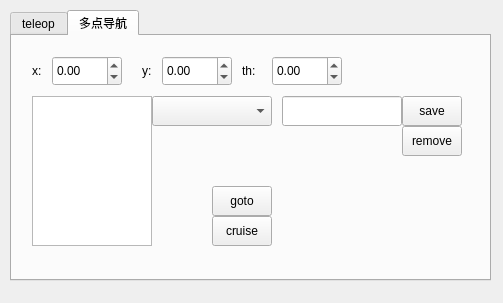
<?xml version="1.0" encoding="UTF-8"?>
<ui version="4.0">
 <class>Form</class>
 <widget class="QWidget" name="Form">
  <property name="geometry">
   <rect>
    <x>0</x>
    <y>0</y>
    <width>503</width>
    <height>303</height>
   </rect>
  </property>
  <property name="windowTitle">
   <string>Form</string>
  </property>
  <widget class="QTabWidget" name="tabWidget">
   <property name="geometry">
    <rect>
     <x>10</x>
     <y>10</y>
     <width>481</width>
     <height>271</height>
    </rect>
   </property>
   <property name="currentIndex">
    <number>1</number>
   </property>
   <widget class="QWidget" name="tab">
    <attribute name="title">
     <string>teleop</string>
    </attribute>
    <widget class="QPushButton" name="vxplus">
     <property name="geometry">
      <rect>
       <x>210</x>
       <y>100</y>
       <width>60</width>
       <height>60</height>
      </rect>
     </property>
     <property name="text">
      <string>前进</string>
     </property>
    </widget>
    <widget class="QPushButton" name="vxneg">
     <property name="geometry">
      <rect>
       <x>210</x>
       <y>170</y>
       <width>60</width>
       <height>60</height>
      </rect>
     </property>
     <property name="text">
      <string>后退</string>
     </property>
    </widget>
    <widget class="QPushButton" name="vthneg">
     <property name="geometry">
      <rect>
       <x>280</x>
       <y>100</y>
       <width>60</width>
       <height>60</height>
      </rect>
     </property>
     <property name="text">
      <string>右旋</string>
     </property>
    </widget>
    <widget class="QPushButton" name="vyplus">
     <property name="geometry">
      <rect>
       <x>140</x>
       <y>170</y>
       <width>60</width>
       <height>60</height>
      </rect>
     </property>
     <property name="text">
      <string>左移</string>
     </property>
    </widget>
    <widget class="QPushButton" name="vyneg">
     <property name="geometry">
      <rect>
       <x>280</x>
       <y>170</y>
       <width>60</width>
       <height>60</height>
      </rect>
     </property>
     <property name="text">
      <string>右移</string>
     </property>
    </widget>
    <widget class="QPushButton" name="vthplus">
     <property name="geometry">
      <rect>
       <x>140</x>
       <y>100</y>
       <width>60</width>
       <height>60</height>
      </rect>
     </property>
     <property name="text">
      <string>左旋</string>
     </property>
    </widget>
    <widget class="QDoubleSpinBox" name="vxvalue">
     <property name="geometry">
      <rect>
       <x>40</x>
       <y>20</y>
       <width>80</width>
       <height>30</height>
      </rect>
     </property>
     <property name="prefix">
      <string/>
     </property>
     <property name="suffix">
      <string/>
     </property>
     <property name="decimals">
      <number>1</number>
     </property>
     <property name="maximum">
      <double>4.000000000000000</double>
     </property>
     <property name="singleStep">
      <double>0.100000000000000</double>
     </property>
     <property name="value">
      <double>0.200000000000000</double>
     </property>
    </widget>
    <widget class="QLabel" name="label">
     <property name="geometry">
      <rect>
       <x>10</x>
       <y>20</y>
       <width>30</width>
       <height>30</height>
      </rect>
     </property>
     <property name="text">
      <string>vx:</string>
     </property>
    </widget>
    <widget class="QDoubleSpinBox" name="vyvalue">
     <property name="geometry">
      <rect>
       <x>160</x>
       <y>20</y>
       <width>80</width>
       <height>30</height>
      </rect>
     </property>
     <property name="prefix">
      <string/>
     </property>
     <property name="suffix">
      <string/>
     </property>
     <property name="decimals">
      <number>1</number>
     </property>
     <property name="maximum">
      <double>4.000000000000000</double>
     </property>
     <property name="singleStep">
      <double>0.100000000000000</double>
     </property>
     <property name="value">
      <double>0.200000000000000</double>
     </property>
    </widget>
    <widget class="QLabel" name="label_2">
     <property name="geometry">
      <rect>
       <x>130</x>
       <y>20</y>
       <width>30</width>
       <height>30</height>
      </rect>
     </property>
     <property name="text">
      <string>vy:</string>
     </property>
    </widget>
    <widget class="QDoubleSpinBox" name="vthvalue">
     <property name="geometry">
      <rect>
       <x>280</x>
       <y>20</y>
       <width>80</width>
       <height>30</height>
      </rect>
     </property>
     <property name="prefix">
      <string/>
     </property>
     <property name="suffix">
      <string/>
     </property>
     <property name="decimals">
      <number>1</number>
     </property>
     <property name="maximum">
      <double>4.000000000000000</double>
     </property>
     <property name="singleStep">
      <double>0.100000000000000</double>
     </property>
     <property name="value">
      <double>0.400000000000000</double>
     </property>
    </widget>
    <widget class="QLabel" name="label_3">
     <property name="geometry">
      <rect>
       <x>250</x>
       <y>20</y>
       <width>30</width>
       <height>30</height>
      </rect>
     </property>
     <property name="text">
      <string>vth:</string>
     </property>
    </widget>
    <widget class="QLabel" name="label_4">
     <property name="geometry">
      <rect>
       <x>90</x>
       <y>60</y>
       <width>90</width>
       <height>30</height>
      </rect>
     </property>
     <property name="text">
      <string>teleop topic:</string>
     </property>
    </widget>
    <widget class="QCheckBox" name="enable">
     <property name="geometry">
      <rect>
       <x>380</x>
       <y>20</y>
       <width>60</width>
       <height>30</height>
      </rect>
     </property>
     <property name="text">
      <string>使能</string>
     </property>
    </widget>
    <widget class="QLineEdit" name="topic">
     <property name="geometry">
      <rect>
       <x>190</x>
       <y>60</y>
       <width>120</width>
       <height>30</height>
      </rect>
     </property>
     <property name="text">
      <string>/cmd_vel</string>
     </property>
    </widget>
   </widget>
   <widget class="QWidget" name="tab_2">
    <attribute name="title">
     <string>多点导航</string>
    </attribute>
    <widget class="QLabel" name="label_5">
     <property name="geometry">
      <rect>
       <x>20</x>
       <y>20</y>
       <width>15</width>
       <height>30</height>
      </rect>
     </property>
     <property name="text">
      <string>x:</string>
     </property>
    </widget>
    <widget class="QDoubleSpinBox" name="posex">
     <property name="geometry">
      <rect>
       <x>40</x>
       <y>20</y>
       <width>70</width>
       <height>30</height>
      </rect>
     </property>
     <property name="minimum">
      <double>-1000.000000000000000</double>
     </property>
     <property name="maximum">
      <double>1000.000000000000000</double>
     </property>
     <property name="singleStep">
      <double>1.000000000000000</double>
     </property>
    </widget>
    <widget class="QLabel" name="label_6">
     <property name="geometry">
      <rect>
       <x>130</x>
       <y>20</y>
       <width>15</width>
       <height>30</height>
      </rect>
     </property>
     <property name="text">
      <string>y:</string>
     </property>
    </widget>
    <widget class="QDoubleSpinBox" name="posey">
     <property name="geometry">
      <rect>
       <x>150</x>
       <y>20</y>
       <width>70</width>
       <height>30</height>
      </rect>
     </property>
     <property name="minimum">
      <double>-1000.000000000000000</double>
     </property>
     <property name="maximum">
      <double>1000.000000000000000</double>
     </property>
    </widget>
    <widget class="QLabel" name="label_7">
     <property name="geometry">
      <rect>
       <x>230</x>
       <y>20</y>
       <width>30</width>
       <height>30</height>
      </rect>
     </property>
     <property name="text">
      <string>th:</string>
     </property>
    </widget>
    <widget class="QDoubleSpinBox" name="poseth">
     <property name="geometry">
      <rect>
       <x>260</x>
       <y>20</y>
       <width>70</width>
       <height>30</height>
      </rect>
     </property>
     <property name="minimum">
      <double>-1000.000000000000000</double>
     </property>
     <property name="maximum">
      <double>1000.000000000000000</double>
     </property>
    </widget>
    <widget class="QListView" name="goal_list1">
     <property name="geometry">
      <rect>
       <x>20</x>
       <y>60</y>
       <width>120</width>
       <height>150</height>
      </rect>
     </property>
    </widget>
    <widget class="QComboBox" name="goal_list">
     <property name="geometry">
      <rect>
       <x>140</x>
       <y>60</y>
       <width>120</width>
       <height>30</height>
      </rect>
     </property>
    </widget>
    <widget class="QLineEdit" name="goalname">
     <property name="geometry">
      <rect>
       <x>270</x>
       <y>60</y>
       <width>120</width>
       <height>30</height>
      </rect>
     </property>
    </widget>
    <widget class="QPushButton" name="save">
     <property name="geometry">
      <rect>
       <x>390</x>
       <y>60</y>
       <width>60</width>
       <height>30</height>
      </rect>
     </property>
     <property name="text">
      <string>save</string>
     </property>
    </widget>
    <widget class="QPushButton" name="remove">
     <property name="geometry">
      <rect>
       <x>390</x>
       <y>90</y>
       <width>60</width>
       <height>30</height>
      </rect>
     </property>
     <property name="text">
      <string>remove</string>
     </property>
    </widget>
    <widget class="QPushButton" name="goto_2">
     <property name="geometry">
      <rect>
       <x>200</x>
       <y>150</y>
       <width>60</width>
       <height>30</height>
      </rect>
     </property>
     <property name="text">
      <string>goto</string>
     </property>
    </widget>
    <widget class="QPushButton" name="cruise">
     <property name="geometry">
      <rect>
       <x>200</x>
       <y>180</y>
       <width>60</width>
       <height>30</height>
      </rect>
     </property>
     <property name="text">
      <string>cruise</string>
     </property>
    </widget>
   </widget>
  </widget>
 </widget>
 <resources/>
 <connections/>
</ui>
